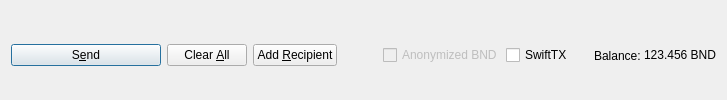
         <widget class="QFrame" name="frame_Send">
          <layout class="QHBoxLayout" name="horizontalLayout">
           <property name="bottomMargin">
            <number>0</number>
           </property>
           <item>
            <widget class="QPushButton" name="sendButton">
             <property name="minimumSize">
              <size>
               <width>150</width>
               <height>0</height>
              </size>
             </property>
             <property name="toolTip">
              <string>Confirm the send action</string>
             </property>
             <property name="text">
              <string>S&amp;end</string>
             </property>
             <property name="icon">
              <iconset resource="../blocknode.qrc">
               <normaloff>:/icons/send</normaloff>:/icons/send</iconset>
             </property>
             <property name="autoDefault">
              <bool>false</bool>
             </property>
             <property name="default">
              <bool>true</bool>
             </property>
            </widget>
           </item>
           <item>
            <widget class="QPushButton" name="clearButton">
             <property name="sizePolicy">
              <sizepolicy hsizetype="Minimum" vsizetype="Fixed">
               <horstretch>0</horstretch>
               <verstretch>0</verstretch>
              </sizepolicy>
             </property>
             <property name="toolTip">
              <string>Clear all fields of the form.</string>
             </property>
             <property name="text">
              <string>Clear &amp;All</string>
             </property>
             <property name="icon">
              <iconset resource="../blocknode.qrc">
               <normaloff>:/icons/remove</normaloff>:/icons/remove</iconset>
             </property>
             <property name="autoDefault">
              <bool>false</bool>
             </property>
            </widget>
           </item>
           <item>
            <widget class="QPushButton" name="addButton">
             <property name="toolTip">
              <string>Send to multiple recipients at once</string>
             </property>
             <property name="text">
              <string>Add &amp;Recipient</string>
             </property>
             <property name="icon">
              <iconset resource="../blocknode.qrc">
               <normaloff>:/icons/add</normaloff>:/icons/add</iconset>
             </property>
             <property name="autoDefault">
              <bool>false</bool>
             </property>
            </widget>
           </item>
           <item>
            <spacer name="horizontalSpacer">
             <property name="orientation">
              <enum>Qt::Horizontal</enum>
             </property>
             <property name="sizeHint" stdset="0">
              <size>
               <width>40</width>
               <height>20</height>
              </size>
             </property>
            </spacer>
           </item>
           <item>
            <layout class="QHBoxLayout" name="horizontalLayout_2">
             <property name="spacing">
              <number>3</number>
             </property>
             <item>
              <widget class="QCheckBox" name="checkzBND">
               <property name="enabled">
                <bool>false</bool>
               </property>
               <property name="text">
                <string>Anonymized BND</string>
               </property>
              </widget>
             </item>
             <item>
              <widget class="QCheckBox" name="checkSwiftTX">
               <property name="enabled">
                <bool>true</bool>
               </property>
               <property name="minimumSize">
                <size>
                 <width>85</width>
                 <height>0</height>
                </size>
               </property>
               <property name="text">
                <string>SwiftTX</string>
               </property>
              </widget>
             </item>
             <item>
              <widget class="QLabel" name="label">
               <property name="text">
                <string>Balance:</string>
               </property>
              </widget>
             </item>
             <item>
              <widget class="QLabel" name="labelBalance">
               <property name="sizePolicy">
                <sizepolicy hsizetype="Preferred" vsizetype="Fixed">
                 <horstretch>0</horstretch>
                 <verstretch>0</verstretch>
                </sizepolicy>
               </property>
               <property name="cursor">
                <cursorShape>IBeamCursor</cursorShape>
               </property>
               <property name="text">
                <string notr="true">123.456 BND</string>
               </property>
               <property name="textInteractionFlags">
                <set>Qt::LinksAccessibleByMouse|Qt::TextSelectableByKeyboard|Qt::TextSelectableByMouse</set>
               </property>
              </widget>
             </item>
            </layout>
           </item>
          </layout>
         </widget>
